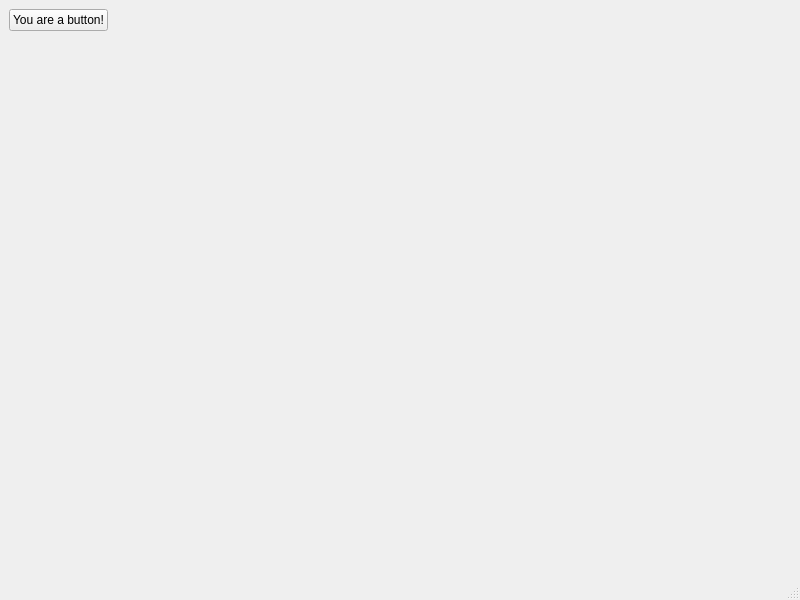
<?xml version="1.0" encoding="UTF-8"?>
<ui version="4.0">
 <class>MainWindow</class>
 <widget class="QMainWindow" name="MainWindow">
  <property name="geometry">
   <rect>
    <x>0</x>
    <y>0</y>
    <width>800</width>
    <height>600</height>
   </rect>
  </property>
  <property name="windowTitle">
   <string>MainWindow</string>
  </property>
  <widget class="QWidget" name="centralwidget">
   <layout class="QVBoxLayout" name="verticalLayout_2">
    <item>
     <layout class="QHBoxLayout" name="horizontalLayout">
      <item>
       <widget class="QPushButton" name="pushButton">
        <property name="text">
         <string>You are a button!</string>
        </property>
       </widget>
      </item>
      <item>
       <spacer name="horizontalSpacer">
        <property name="orientation">
         <enum>Qt::Horizontal</enum>
        </property>
        <property name="sizeHint" stdset="0">
         <size>
          <width>40</width>
          <height>20</height>
         </size>
        </property>
       </spacer>
      </item>
     </layout>
    </item>
    <item>
     <spacer name="verticalSpacer">
      <property name="orientation">
       <enum>Qt::Vertical</enum>
      </property>
      <property name="sizeHint" stdset="0">
       <size>
        <width>20</width>
        <height>40</height>
       </size>
      </property>
     </spacer>
    </item>
   </layout>
  </widget>
  <widget class="QMenuBar" name="menubar">
   <property name="geometry">
    <rect>
     <x>0</x>
     <y>0</y>
     <width>800</width>
     <height>22</height>
    </rect>
   </property>
  </widget>
  <widget class="QStatusBar" name="statusbar"/>
 </widget>
 <resources/>
 <connections/>
</ui>
